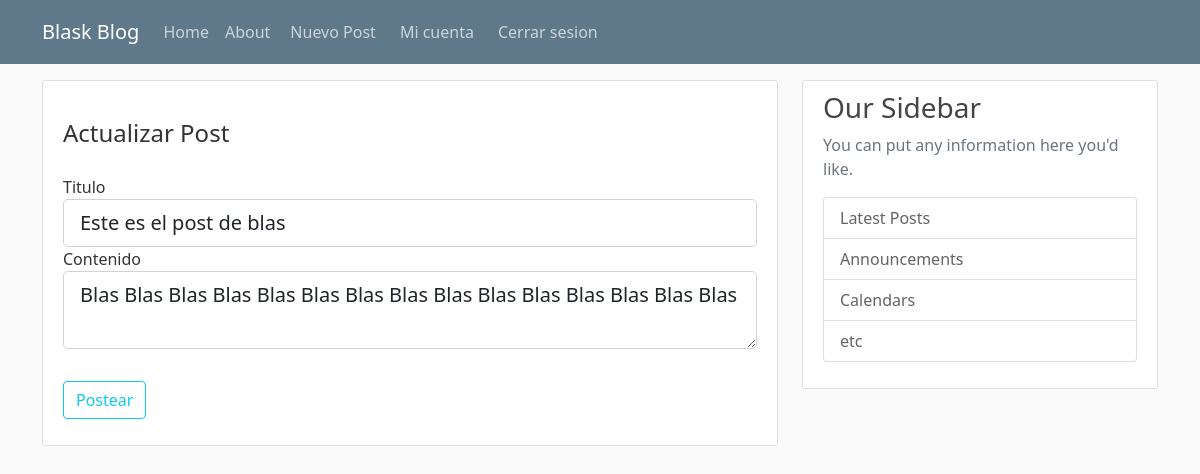
Page /post/24/update (signed in) on the committed database.
### flaskblog/models.py (models this page shows, shortened)
class Post(db.Model):
	id = db.Column(db.Integer, primary_key=True)
	title = db.Column(db.String(100), nullable=False)
	date_posted = db.Column(db.DateTime, nullable=False, default=datetime.utcnow)
	content = db.Column(db.Text, nullable=False)
	user_id = db.Column(db.Integer, db.ForeignKey('user.id'), nullable=False)

### flaskblog/routes.py (the view)
@app.route("/post/<int:post_id>/update", methods=['GET', 'POST'])
def update_post(post_id):
	post = Post.query.get_or_404(post_id)
	if post.author != current_user:
		abort(403)
	form = PostForm()
	if form.validate_on_submit():
		post.title = form.title.data
		post.content = form.content.data
		db.session.commit()
		flash('Tu post fue actualizado con exito!', 'success')
		return redirect(url_for('post', post_id = post.id))
	elif request.method == 'GET':
		form.title.data = post.title
		form.content.data = post.content
	return render_template('create_post.html', title='Actualizar Post', form=form,legend='Actualizar Post')

### flaskblog/forms.py
class PostForm(FlaskForm):
	title = StringField('Titulo', validators=[DataRequired()])
	content = TextAreaField('Contenido', validators=[DataRequired()])
	submit = SubmitField('Postear')

### flaskblog/models.py (called while the page is built)
@login_manager.user_loader
def load_user(user_id):
	return User.query.get(int(user_id))

### flaskblog/templates/create_post.html (shortened to what this page needs)
{% extends "layout.html" %}
{% block content %}
<div class="content-section">
	<form method="POST" action="">
		<fieldset class="form">
			<legend class="border-botton mt-4 mb-4">{{ legend }}</legend>
			<div class="form-group">
				{{ form.title.label(class="form-control-label") }}
				{% if form.title.errors %}
					{{ form.title(class="form-control form-control-lg is-invalid")}}
					<div class="invalid-feedback">
						{% for error in form.title.errors %}
							<span>
								{{ error }}
							</span>
						{% endfor %}
					</div>
				{% else %}
					{{ form.title (class="form-control form-control-lg") }}
				{% endif %}
			</div>
			<div class="form-group">
				{{ form.content.label(class="form-control-label") }}
				{% if form.content.errors %}
					{{ form.content(class="form-control form-control-lg is-invalid")}}
					<div class="invalid-feedback">
						{% for error in form.content.errors %}
							<span>
								{{ error }}
							</span>
						{% endfor %}
					</div>
				{% else %}
					{{ form.content (class="form-control form-control-lg mb-3") }}
				{% endif %}
			</div>
		</fieldset>
		<div class="form-group">
				{{ form.submit(class="btn btn-outline-info mt-3 mb-3") }}
		</div>
	</form>
</div>
{% endblock content %}

### flaskblog/static/main.css (style rules this page uses)
body { background: #fafafa; color: #333333; margin-top: 5rem; }
.content-section { background: #ffffff; padding: 10px 20px; border: 1px solid #dddddd; border-radius: 3px; margin-bottom: 20px; }

### rows in the picture
Post: title "Este es el post de blas", content "Blas Blas Blas Blas Blas Blas Blas Blas Blas Blas Blas Blas Blas Blas Blas"

### other values in the picture
{{ legend }} "Actualizar Post"
